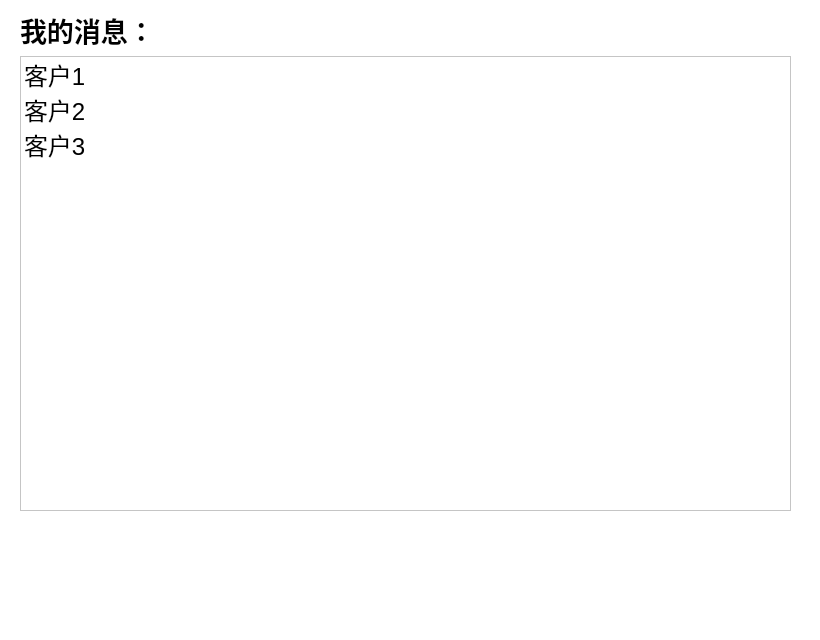
<?xml version="1.0" encoding="UTF-8"?>
<ui version="4.0">
 <class>Form</class>
 <widget class="QWidget" name="Form">
  <property name="geometry">
   <rect>
    <x>0</x>
    <y>0</y>
    <width>820</width>
    <height>640</height>
   </rect>
  </property>
  <property name="windowTitle">
   <string>Form</string>
  </property>
  <property name="styleSheet">
   <string notr="true">background-color: rgb(255, 255, 255);</string>
  </property>
  <widget class="QWidget" name="horizontalLayoutWidget">
   <property name="geometry">
    <rect>
     <x>30</x>
     <y>520</y>
     <width>761</width>
     <height>115</height>
    </rect>
   </property>
   <layout class="QHBoxLayout" name="horizontalLayout">
    <item>
     <widget class="QLabel" name="label_4">
      <property name="text">
       <string/>
      </property>
      <property name="pixmap">
       <pixmap>image/首页.png</pixmap>
      </property>
      <property name="scaledContents">
       <bool>false</bool>
      </property>
      <property name="wordWrap">
       <bool>false</bool>
      </property>
     </widget>
    </item>
    <item>
     <widget class="QLabel" name="label_5">
      <property name="text">
       <string/>
      </property>
      <property name="pixmap">
       <pixmap>image/发布.png</pixmap>
      </property>
     </widget>
    </item>
    <item>
     <widget class="QLabel" name="label_6">
      <property name="text">
       <string/>
      </property>
      <property name="pixmap">
       <pixmap>image/消息.png</pixmap>
      </property>
     </widget>
    </item>
    <item>
     <widget class="QLabel" name="label_3">
      <property name="text">
       <string/>
      </property>
      <property name="pixmap">
       <pixmap>image/我的.png</pixmap>
      </property>
     </widget>
    </item>
   </layout>
  </widget>
  <widget class="QWidget" name="verticalLayoutWidget">
   <property name="geometry">
    <rect>
     <x>20</x>
     <y>10</y>
     <width>771</width>
     <height>501</height>
    </rect>
   </property>
   <layout class="QVBoxLayout" name="verticalLayout">
    <item>
     <widget class="QLabel" name="label">
      <property name="font">
       <font>
        <pointsize>20</pointsize>
        <weight>75</weight>
        <bold>true</bold>
       </font>
      </property>
      <property name="text">
       <string>我的消息：</string>
      </property>
      <property name="textFormat">
       <enum>Qt::PlainText</enum>
      </property>
      <property name="scaledContents">
       <bool>false</bool>
      </property>
      <property name="textInteractionFlags">
       <set>Qt::LinksAccessibleByMouse</set>
      </property>
     </widget>
    </item>
    <item>
     <widget class="QListWidget" name="listWidget">
      <item>
       <property name="text">
        <string>客户1</string>
       </property>
       <property name="font">
        <font>
         <pointsize>18</pointsize>
        </font>
       </property>
      </item>
      <item>
       <property name="text">
        <string>客户2</string>
       </property>
       <property name="font">
        <font>
         <pointsize>18</pointsize>
        </font>
       </property>
      </item>
      <item>
       <property name="text">
        <string>客户3</string>
       </property>
       <property name="font">
        <font>
         <pointsize>18</pointsize>
        </font>
       </property>
      </item>
     </widget>
    </item>
   </layout>
  </widget>
 </widget>
 <resources/>
 <connections/>
</ui>
